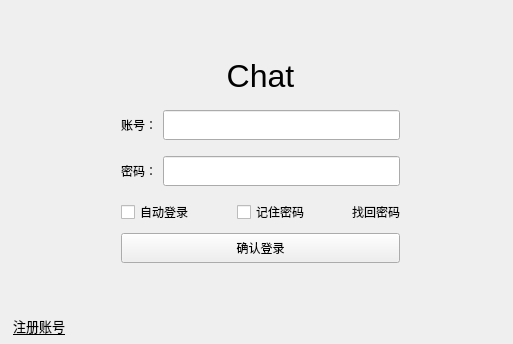
<?xml version="1.0" encoding="UTF-8"?>
<ui version="4.0">
 <class>ClientClass</class>
 <widget class="QMainWindow" name="ClientClass">
  <property name="geometry">
   <rect>
    <x>0</x>
    <y>0</y>
    <width>513</width>
    <height>344</height>
   </rect>
  </property>
  <property name="sizePolicy">
   <sizepolicy hsizetype="Fixed" vsizetype="Fixed">
    <horstretch>0</horstretch>
    <verstretch>0</verstretch>
   </sizepolicy>
  </property>
  <property name="minimumSize">
   <size>
    <width>513</width>
    <height>344</height>
   </size>
  </property>
  <property name="maximumSize">
   <size>
    <width>513</width>
    <height>344</height>
   </size>
  </property>
  <property name="windowTitle">
   <string>登录窗口</string>
  </property>
  <widget class="QWidget" name="centralWidget">
   <widget class="QStackedWidget" name="stackedWidget">
    <property name="geometry">
     <rect>
      <x>10</x>
      <y>0</y>
      <width>501</width>
      <height>331</height>
     </rect>
    </property>
    <property name="currentIndex">
     <number>0</number>
    </property>
    <widget class="QWidget" name="page_login">
     <layout class="QVBoxLayout" name="verticalLayout_3">
      <item>
       <layout class="QVBoxLayout" name="verticalLayout">
        <item>
         <spacer name="verticalSpacer_2">
          <property name="orientation">
           <enum>Qt::Orientation::Vertical</enum>
          </property>
          <property name="sizeHint" stdset="0">
           <size>
            <width>20</width>
            <height>40</height>
           </size>
          </property>
         </spacer>
        </item>
        <item>
         <layout class="QHBoxLayout" name="horizontalLayout_5">
          <property name="bottomMargin">
           <number>10</number>
          </property>
          <item>
           <widget class="QLabel" name="label">
            <property name="font">
             <font>
              <pointsize>24</pointsize>
             </font>
            </property>
            <property name="text">
             <string>Chat</string>
            </property>
            <property name="alignment">
             <set>Qt::AlignmentFlag::AlignCenter</set>
            </property>
           </widget>
          </item>
         </layout>
        </item>
        <item>
         <layout class="QHBoxLayout" name="horizontalLayout">
          <property name="topMargin">
           <number>0</number>
          </property>
          <property name="bottomMargin">
           <number>10</number>
          </property>
          <item>
           <spacer name="horizontalSpacer">
            <property name="orientation">
             <enum>Qt::Orientation::Horizontal</enum>
            </property>
            <property name="sizeType">
             <enum>QSizePolicy::Policy::Fixed</enum>
            </property>
            <property name="sizeHint" stdset="0">
             <size>
              <width>100</width>
              <height>20</height>
             </size>
            </property>
           </spacer>
          </item>
          <item>
           <widget class="QLabel" name="label_2">
            <property name="minimumSize">
             <size>
              <width>0</width>
              <height>30</height>
             </size>
            </property>
            <property name="text">
             <string>账号：</string>
            </property>
           </widget>
          </item>
          <item>
           <widget class="QLineEdit" name="lineEdit_id">
            <property name="minimumSize">
             <size>
              <width>200</width>
              <height>30</height>
             </size>
            </property>
           </widget>
          </item>
          <item>
           <spacer name="horizontalSpacer_2">
            <property name="orientation">
             <enum>Qt::Orientation::Horizontal</enum>
            </property>
            <property name="sizeType">
             <enum>QSizePolicy::Policy::Fixed</enum>
            </property>
            <property name="sizeHint" stdset="0">
             <size>
              <width>100</width>
              <height>20</height>
             </size>
            </property>
           </spacer>
          </item>
         </layout>
        </item>
        <item>
         <layout class="QHBoxLayout" name="horizontalLayout_2">
          <property name="bottomMargin">
           <number>5</number>
          </property>
          <item>
           <spacer name="horizontalSpacer_3">
            <property name="orientation">
             <enum>Qt::Orientation::Horizontal</enum>
            </property>
            <property name="sizeType">
             <enum>QSizePolicy::Policy::Fixed</enum>
            </property>
            <property name="sizeHint" stdset="0">
             <size>
              <width>100</width>
              <height>20</height>
             </size>
            </property>
           </spacer>
          </item>
          <item>
           <widget class="QLabel" name="label_3">
            <property name="minimumSize">
             <size>
              <width>0</width>
              <height>30</height>
             </size>
            </property>
            <property name="text">
             <string>密码：</string>
            </property>
           </widget>
          </item>
          <item>
           <widget class="QLineEdit" name="lineEdit_pwd">
            <property name="minimumSize">
             <size>
              <width>200</width>
              <height>30</height>
             </size>
            </property>
            <property name="echoMode">
             <enum>QLineEdit::EchoMode::Password</enum>
            </property>
           </widget>
          </item>
          <item>
           <spacer name="horizontalSpacer_4">
            <property name="orientation">
             <enum>Qt::Orientation::Horizontal</enum>
            </property>
            <property name="sizeType">
             <enum>QSizePolicy::Policy::Fixed</enum>
            </property>
            <property name="sizeHint" stdset="0">
             <size>
              <width>100</width>
              <height>20</height>
             </size>
            </property>
           </spacer>
          </item>
         </layout>
        </item>
        <item>
         <layout class="QHBoxLayout" name="horizontalLayout_13" stretch="0,0,0,0,0">
          <item>
           <spacer name="horizontalSpacer_18">
            <property name="orientation">
             <enum>Qt::Orientation::Horizontal</enum>
            </property>
            <property name="sizeType">
             <enum>QSizePolicy::Policy::Fixed</enum>
            </property>
            <property name="sizeHint" stdset="0">
             <size>
              <width>100</width>
              <height>20</height>
             </size>
            </property>
           </spacer>
          </item>
          <item>
           <widget class="QCheckBox" name="checkBox_autoLogin">
            <property name="minimumSize">
             <size>
              <width>0</width>
              <height>30</height>
             </size>
            </property>
            <property name="text">
             <string>自动登录</string>
            </property>
           </widget>
          </item>
          <item>
           <widget class="QCheckBox" name="checkBox_rememberPwd">
            <property name="minimumSize">
             <size>
              <width>0</width>
              <height>30</height>
             </size>
            </property>
            <property name="text">
             <string>记住密码</string>
            </property>
           </widget>
          </item>
          <item>
           <widget class="QLabel" name="label_9">
            <property name="sizePolicy">
             <sizepolicy hsizetype="Fixed" vsizetype="Preferred">
              <horstretch>0</horstretch>
              <verstretch>0</verstretch>
             </sizepolicy>
            </property>
            <property name="minimumSize">
             <size>
              <width>0</width>
              <height>30</height>
             </size>
            </property>
            <property name="text">
             <string>找回密码</string>
            </property>
           </widget>
          </item>
          <item>
           <spacer name="horizontalSpacer_17">
            <property name="orientation">
             <enum>Qt::Orientation::Horizontal</enum>
            </property>
            <property name="sizeType">
             <enum>QSizePolicy::Policy::Fixed</enum>
            </property>
            <property name="sizeHint" stdset="0">
             <size>
              <width>100</width>
              <height>20</height>
             </size>
            </property>
           </spacer>
          </item>
         </layout>
        </item>
        <item>
         <layout class="QHBoxLayout" name="horizontalLayout_3">
          <property name="spacing">
           <number>6</number>
          </property>
          <property name="topMargin">
           <number>0</number>
          </property>
          <property name="bottomMargin">
           <number>10</number>
          </property>
          <item>
           <spacer name="horizontalSpacer_5">
            <property name="orientation">
             <enum>Qt::Orientation::Horizontal</enum>
            </property>
            <property name="sizeType">
             <enum>QSizePolicy::Policy::Fixed</enum>
            </property>
            <property name="sizeHint" stdset="0">
             <size>
              <width>100</width>
              <height>20</height>
             </size>
            </property>
           </spacer>
          </item>
          <item>
           <widget class="QPushButton" name="pushButton_login">
            <property name="minimumSize">
             <size>
              <width>0</width>
              <height>30</height>
             </size>
            </property>
            <property name="text">
             <string>确认登录</string>
            </property>
           </widget>
          </item>
          <item>
           <spacer name="horizontalSpacer_6">
            <property name="orientation">
             <enum>Qt::Orientation::Horizontal</enum>
            </property>
            <property name="sizeType">
             <enum>QSizePolicy::Policy::Fixed</enum>
            </property>
            <property name="sizeHint" stdset="0">
             <size>
              <width>100</width>
              <height>20</height>
             </size>
            </property>
           </spacer>
          </item>
         </layout>
        </item>
        <item>
         <spacer name="verticalSpacer">
          <property name="orientation">
           <enum>Qt::Orientation::Vertical</enum>
          </property>
          <property name="sizeHint" stdset="0">
           <size>
            <width>20</width>
            <height>40</height>
           </size>
          </property>
         </spacer>
        </item>
       </layout>
      </item>
     </layout>
    </widget>
    <widget class="QWidget" name="page_signin">
     <layout class="QVBoxLayout" name="verticalLayout_4">
      <item>
       <layout class="QVBoxLayout" name="verticalLayout_2">
        <item>
         <spacer name="verticalSpacer_3">
          <property name="orientation">
           <enum>Qt::Orientation::Vertical</enum>
          </property>
          <property name="sizeHint" stdset="0">
           <size>
            <width>20</width>
            <height>40</height>
           </size>
          </property>
         </spacer>
        </item>
        <item>
         <layout class="QHBoxLayout" name="horizontalLayout_8">
          <property name="bottomMargin">
           <number>10</number>
          </property>
          <item>
           <widget class="QLabel" name="label_6">
            <property name="font">
             <font>
              <pointsize>24</pointsize>
             </font>
            </property>
            <property name="text">
             <string>注册Chat账号</string>
            </property>
            <property name="alignment">
             <set>Qt::AlignmentFlag::AlignCenter</set>
            </property>
           </widget>
          </item>
         </layout>
        </item>
        <item>
         <layout class="QHBoxLayout" name="horizontalLayout_9">
          <property name="topMargin">
           <number>0</number>
          </property>
          <property name="bottomMargin">
           <number>10</number>
          </property>
          <item>
           <spacer name="horizontalSpacer_11">
            <property name="orientation">
             <enum>Qt::Orientation::Horizontal</enum>
            </property>
            <property name="sizeType">
             <enum>QSizePolicy::Policy::Fixed</enum>
            </property>
            <property name="sizeHint" stdset="0">
             <size>
              <width>100</width>
              <height>20</height>
             </size>
            </property>
           </spacer>
          </item>
          <item>
           <widget class="QLabel" name="label_7">
            <property name="minimumSize">
             <size>
              <width>0</width>
              <height>30</height>
             </size>
            </property>
            <property name="text">
             <string>账号：</string>
            </property>
           </widget>
          </item>
          <item>
           <widget class="QLineEdit" name="lineEdit_reg_id">
            <property name="minimumSize">
             <size>
              <width>200</width>
              <height>30</height>
             </size>
            </property>
           </widget>
          </item>
          <item>
           <spacer name="horizontalSpacer_12">
            <property name="orientation">
             <enum>Qt::Orientation::Horizontal</enum>
            </property>
            <property name="sizeType">
             <enum>QSizePolicy::Policy::Fixed</enum>
            </property>
            <property name="sizeHint" stdset="0">
             <size>
              <width>100</width>
              <height>20</height>
             </size>
            </property>
           </spacer>
          </item>
         </layout>
        </item>
        <item>
         <layout class="QHBoxLayout" name="horizontalLayout_10">
          <property name="bottomMargin">
           <number>5</number>
          </property>
          <item>
           <spacer name="horizontalSpacer_13">
            <property name="orientation">
             <enum>Qt::Orientation::Horizontal</enum>
            </property>
            <property name="sizeType">
             <enum>QSizePolicy::Policy::Fixed</enum>
            </property>
            <property name="sizeHint" stdset="0">
             <size>
              <width>100</width>
              <height>20</height>
             </size>
            </property>
           </spacer>
          </item>
          <item>
           <widget class="QLabel" name="label_8">
            <property name="minimumSize">
             <size>
              <width>0</width>
              <height>30</height>
             </size>
            </property>
            <property name="text">
             <string>密码：</string>
            </property>
           </widget>
          </item>
          <item>
           <widget class="QLineEdit" name="lineEdit_reg_pwd">
            <property name="minimumSize">
             <size>
              <width>200</width>
              <height>30</height>
             </size>
            </property>
            <property name="echoMode">
             <enum>QLineEdit::EchoMode::Password</enum>
            </property>
           </widget>
          </item>
          <item>
           <spacer name="horizontalSpacer_14">
            <property name="orientation">
             <enum>Qt::Orientation::Horizontal</enum>
            </property>
            <property name="sizeType">
             <enum>QSizePolicy::Policy::Fixed</enum>
            </property>
            <property name="sizeHint" stdset="0">
             <size>
              <width>100</width>
              <height>20</height>
             </size>
            </property>
           </spacer>
          </item>
         </layout>
        </item>
        <item>
         <layout class="QHBoxLayout" name="horizontalLayout_14" stretch="0,0,0">
          <item>
           <spacer name="horizontalSpacer_19">
            <property name="orientation">
             <enum>Qt::Orientation::Horizontal</enum>
            </property>
            <property name="sizeType">
             <enum>QSizePolicy::Policy::Fixed</enum>
            </property>
            <property name="sizeHint" stdset="0">
             <size>
              <width>100</width>
              <height>20</height>
             </size>
            </property>
           </spacer>
          </item>
          <item>
           <widget class="QCheckBox" name="checkBox_reg">
            <property name="minimumSize">
             <size>
              <width>0</width>
              <height>30</height>
             </size>
            </property>
            <property name="layoutDirection">
             <enum>Qt::LayoutDirection::LeftToRight</enum>
            </property>
            <property name="styleSheet">
             <string notr="true">#checkBox_reg:hover{
	color:red;
}

</string>
            </property>
            <property name="text">
             <string>我承诺不发广告，文明交流，遵守法律规章制度</string>
            </property>
           </widget>
          </item>
          <item>
           <spacer name="horizontalSpacer_20">
            <property name="orientation">
             <enum>Qt::Orientation::Horizontal</enum>
            </property>
            <property name="sizeType">
             <enum>QSizePolicy::Policy::Fixed</enum>
            </property>
            <property name="sizeHint" stdset="0">
             <size>
              <width>100</width>
              <height>20</height>
             </size>
            </property>
           </spacer>
          </item>
         </layout>
        </item>
        <item>
         <layout class="QHBoxLayout" name="horizontalLayout_11">
          <property name="spacing">
           <number>6</number>
          </property>
          <property name="topMargin">
           <number>0</number>
          </property>
          <property name="bottomMargin">
           <number>10</number>
          </property>
          <item>
           <spacer name="horizontalSpacer_15">
            <property name="orientation">
             <enum>Qt::Orientation::Horizontal</enum>
            </property>
            <property name="sizeType">
             <enum>QSizePolicy::Policy::Fixed</enum>
            </property>
            <property name="sizeHint" stdset="0">
             <size>
              <width>100</width>
              <height>20</height>
             </size>
            </property>
           </spacer>
          </item>
          <item>
           <widget class="QPushButton" name="pushButton_reg">
            <property name="minimumSize">
             <size>
              <width>0</width>
              <height>30</height>
             </size>
            </property>
            <property name="text">
             <string>确认注册</string>
            </property>
           </widget>
          </item>
          <item>
           <spacer name="horizontalSpacer_16">
            <property name="orientation">
             <enum>Qt::Orientation::Horizontal</enum>
            </property>
            <property name="sizeType">
             <enum>QSizePolicy::Policy::Fixed</enum>
            </property>
            <property name="sizeHint" stdset="0">
             <size>
              <width>100</width>
              <height>20</height>
             </size>
            </property>
           </spacer>
          </item>
         </layout>
        </item>
        <item>
         <spacer name="verticalSpacer_4">
          <property name="orientation">
           <enum>Qt::Orientation::Vertical</enum>
          </property>
          <property name="sizeHint" stdset="0">
           <size>
            <width>20</width>
            <height>40</height>
           </size>
          </property>
         </spacer>
        </item>
       </layout>
      </item>
     </layout>
    </widget>
   </widget>
   <widget class="QLabel" name="gif_a">
    <property name="geometry">
     <rect>
      <x>10</x>
      <y>180</y>
      <width>150</width>
      <height>150</height>
     </rect>
    </property>
    <property name="text">
     <string/>
    </property>
    <property name="alignment">
     <set>Qt::AlignmentFlag::AlignCenter</set>
    </property>
   </widget>
   <widget class="QLabel" name="gif_b">
    <property name="geometry">
     <rect>
      <x>370</x>
      <y>180</y>
      <width>150</width>
      <height>150</height>
     </rect>
    </property>
    <property name="text">
     <string/>
    </property>
    <property name="alignment">
     <set>Qt::AlignmentFlag::AlignCenter</set>
    </property>
   </widget>
   <widget class="QLabel" name="label_link_reg">
    <property name="geometry">
     <rect>
      <x>9</x>
      <y>316</y>
      <width>60</width>
      <height>20</height>
     </rect>
    </property>
    <property name="font">
     <font>
      <pointsize>10</pointsize>
      <underline>true</underline>
     </font>
    </property>
    <property name="cursor">
     <cursorShape>PointingHandCursor</cursorShape>
    </property>
    <property name="styleSheet">
     <string notr="true">#label_link_reg{
	text-decoration:underline;
}</string>
    </property>
    <property name="text">
     <string>注册账号</string>
    </property>
    <property name="alignment">
     <set>Qt::AlignmentFlag::AlignCenter</set>
    </property>
   </widget>
  </widget>
 </widget>
 <layoutdefault spacing="6" margin="11"/>
 <resources>
  <include location="../../res/Client.qrc"/>
 </resources>
 <connections/>
</ui>
